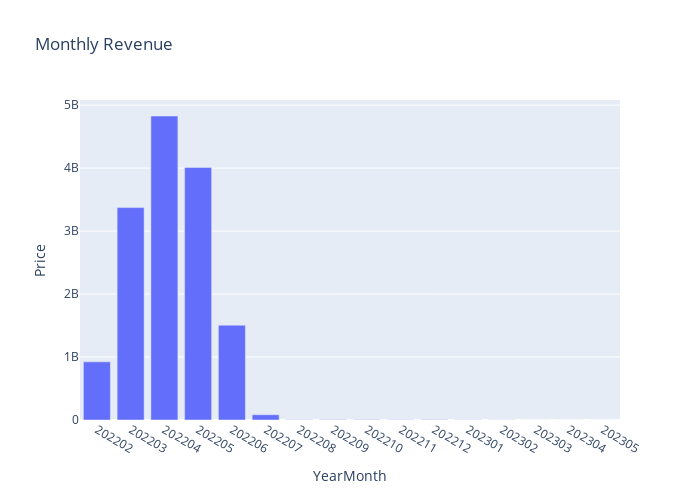

Write notebook code for a chart like this one.
### Code cell
df['YearMonth'] = df['YearMonth'].astype(str)
monthly_revenue["YearMonth"] = monthly_revenue["YearMonth"].astype(str)
fig = px.bar(data_frame=monthly_revenue, x='YearMonth', y='Price', title='Monthly Revenue', width=700, height=500)
fig.show()

### Figure 1 — Plotly figure (JSON) as saved in the notebook; plotly's stock layout.template omitted (floating-point values rounded to 4 significant figures)
{"data": [{"alignmentgroup": "True", "hovertemplate": "YearMonth=%{x}<br>Price=%{y}<extra></extra>", "legendgroup": "", "marker": {"color": "#636efa", "pattern": {"shape": ""}}, "name": "", "offsetgroup": "", "orientation": "v", "showlegend": false, "textposition": "auto", "type": "bar", "x": ["202202", "202203", "202204", "202205", "202206", "202207", "202208", "202209", "202210", "202211", "202212", "202301", "202302", "202303", "202304", "202305"], "xaxis": "x", "y": [923406730, 3372937530, 4827429880, 4011574160, 1505817790, 83833400, 3633580, 5297610, 5253430, 3706090, 5376110, 3022800, 2090090, 416450, 236650, 47130], "yaxis": "y"}], "layout": {"barmode": "relative", "height": 500, "legend": {"tracegroupgap": 0}, "title": {"text": "Monthly Revenue"}, "width": 700, "xaxis": {"anchor": "y", "domain": [0, 1], "title": {"text": "YearMonth"}}, "yaxis": {"anchor": "x", "domain": [0, 1], "title": {"text": "Price"}}}}
